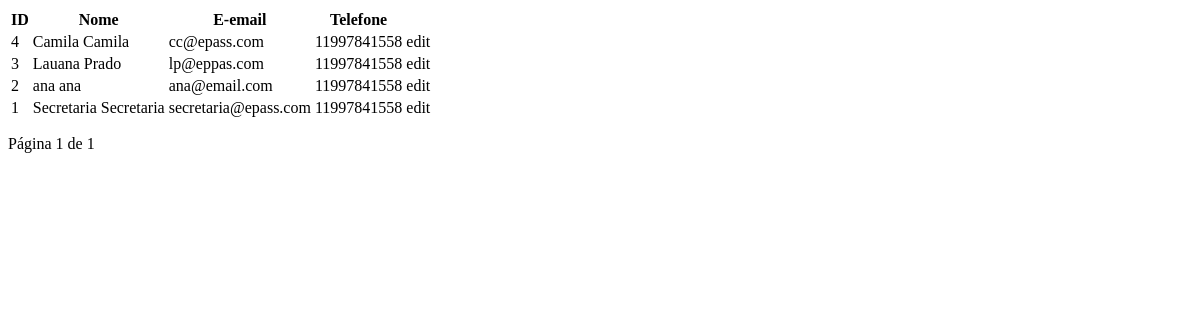
/secretaria/lista/, run on an earlier commit of the app's database.
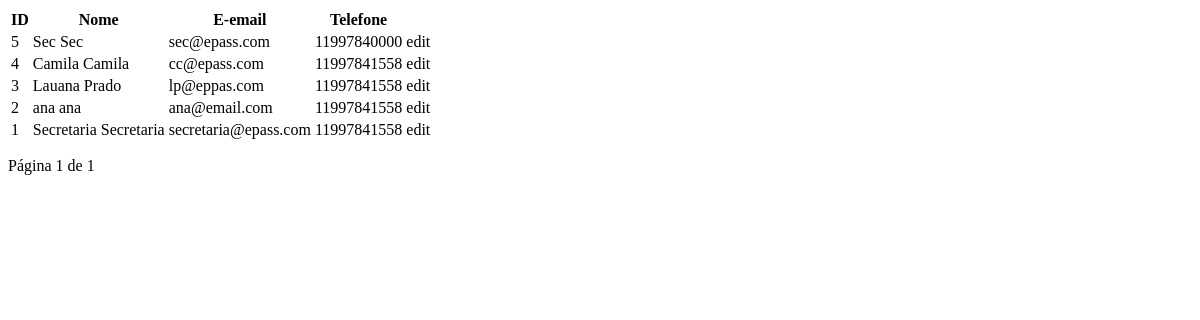
And on a later commit of the database.
### app/models.py (models this page shows)
class Secretaria(db.Model):
    id = db.Column(db.Integer, primary_key=True)
    telefone = db.Column(db.String(20), nullable=False)
    email = db.Column(db.String(120), nullable=False)
    endereco = db.Column(db.String(200), nullable=False)
    website = db.Column(db.String(120), nullable=True)
    user_id = db.Column(
        db.Integer,
        db.ForeignKey("user.id"),
        nullable=False,
        unique=True
    )

class User(db.Model, UserMixin):
    id = db.Column(db.Integer, primary_key=True)
    nome = db.Column(db.String, nullable=True)
    sobrenome = db.Column(db.String, nullable=True)
    email = db.Column(db.String, nullable=True)
    senha = db.Column(db.String, nullable=True)
    tipo_usuario = db.Column(db.Enum(TipoUsuario), nullable=False)
    professor = db.relationship("Professor", backref="user", uselist=False)
    secretaria = db.relationship("Secretaria", backref="user", uselist=False)
    responsavel = db.relationship("Responsavel", backref="user", uselist=False)

### app/routes.py (the view)
@app.route('/secretaria/lista/')
def lista_secretaria():
    page = request.args.get('page', 1, type=int)
    secretaria_users = Secretaria.query.order_by(Secretaria.id.desc()).paginate(page=page, per_page=5, error_out=False)
    return render_template('partials/secretaria_lista.html', secretaria_users=secretaria_users)

### app/templates/partials/secretaria_lista.html (shortened to what this page needs)
<table >
    <thead>
        <tr>
            <th>ID</th>
            <th>Nome</th>
            <th>E-email</th>
            <th>Telefone</th>
            <th></th>
        </tr>
    </thead>
    <tbody>
        {% for sec_user in secretaria_users %}
            <tr>
                <td>{{ sec_user.id }}</td>
                <td>{{ sec_user.user.nome}} {{ sec_user.user.sobrenome }}</td>
                <td>{{ sec_user.user.email }}</td>
                <td>{{ sec_user.telefone }}</td>
                <td >
                    <a
                        hx-get="{{ url_for('update_secretaria', id=sec_user.id) }}"
                        hx-target="#container-form"
                        hx-swap="innerHTML">
                        edit
                    </a>
                </td>
            </tr>
        {% endfor %}
    </tbody>
</table>
<div class="pagination" style="margin-top: 15px;">
    Página {{ secretaria_users.page }} de {{ secretaria_users.pages }}
</div>

What changed in the data, as far as the page shows it:
added Secretaria: id "5", user.nome "Sec", user.sobrenome "Sec", user.email "sec@epass.com", telefone "11997840000"
